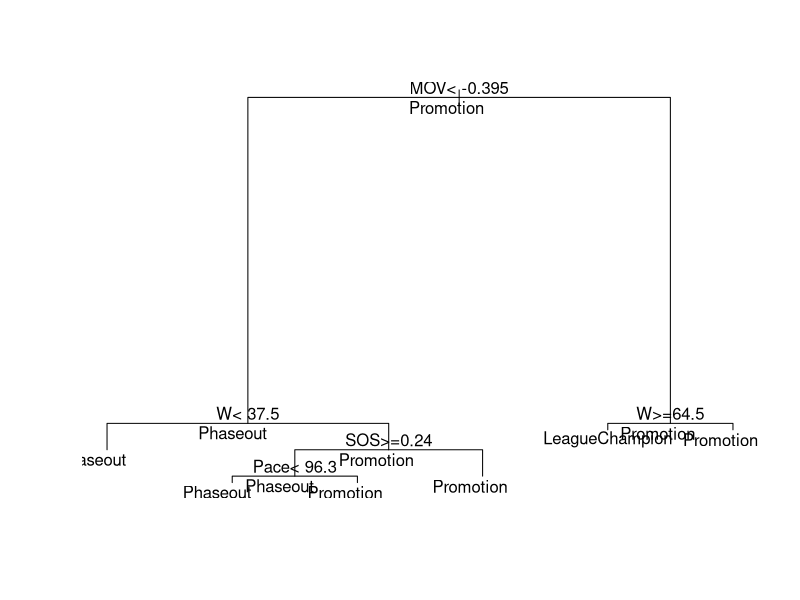

Here is the R script that generated this plot: (Note: this script raises an error after producing the figure.)
#####################################
##巨量資料分析 期末報告           ###
#####################################
library(rpart)
#載入NBA資料集，資料期間1979年~2016年，總計1,014筆
NBA <- read.csv("NBA19792016.csv",header=T,sep = ",")
View(NBA)
dim(NBA)
#CART決策樹
#隨機取其中10%為測試資料
np <-ceiling(0.1*nrow(NBA))
np
test.index<-sample(1:nrow(NBA),np)
#測試樣本
NBA.test <-NBA[test.index,]
#訓練樣本
NBA.train <-NBA[-test.index,]
#訓練樣本投入分類
NBA.tree <- rpart(Stats~.,data=NBA.train)
NBA.tree
#畫出分類圖
summary(NBA.tree)
plot(NBA.tree);text(NBA.tree,all=T)
#訓練樣本的混淆矩陣與辨識正確率90.46%
Stats.train <-NBA$Stats[-test.index]
train.pred <-factor(predict(NBA.tree,NBA.train,type = 'class'),level=levels(Stats.train))
table.train <-table(Stats.train,train.pred)
table.train
correct.train <-sum(diag(table.train)/sum(table.train))
correct.train
#測試樣本的混淆矩陣與辨識正確率88.235%
Stats.test <-NBA$Stats[test.index]
test.pred <-factor(predict(NBA.tree,NBA.test,type = 'class'),levels = levels(Stats.test))
table.test <-table(Stats.test,test.pred)
table.test
correct.test <-sum(diag(table.test)/sum(table.test))
correct.test


#隨機森林
library(randomForest)
set.seed(70)
#使用訓練樣本進行建模與評估辨識正確率88.6%
NBA.rf <-randomForest(Stats~.,data=NBA.train,importance=TRUE,proximity=TRUE)
print(NBA.rf)
#判斷變數重要性
round(importance(NBA.rf),2)
#擷取混淆矩陣取得更精確平均辨識率88.492%
names(NBA.rf)
sum(diag(NBA.rf$confusion)/sum(NBA.rf$confusion))
#測試樣本混淆矩陣與平均預測正確率91.176%
rf.pred=predict(NBA.rf,newdata = NBA.test)
rf.pred
table.test <-table(Stats=Stats.test,Predicated=rf.pred)
table.test
sum(diag(table.test)/sum(table.test))

#利用隨機森林分群
set.seed(17)
NBA.urf=randomForest(NBA[,-23])
NBA.urf
MDSplot(NBA.urf,NBA$Stats,palette = rep(1,3),pch = as.numeric(NBA$Stats))
